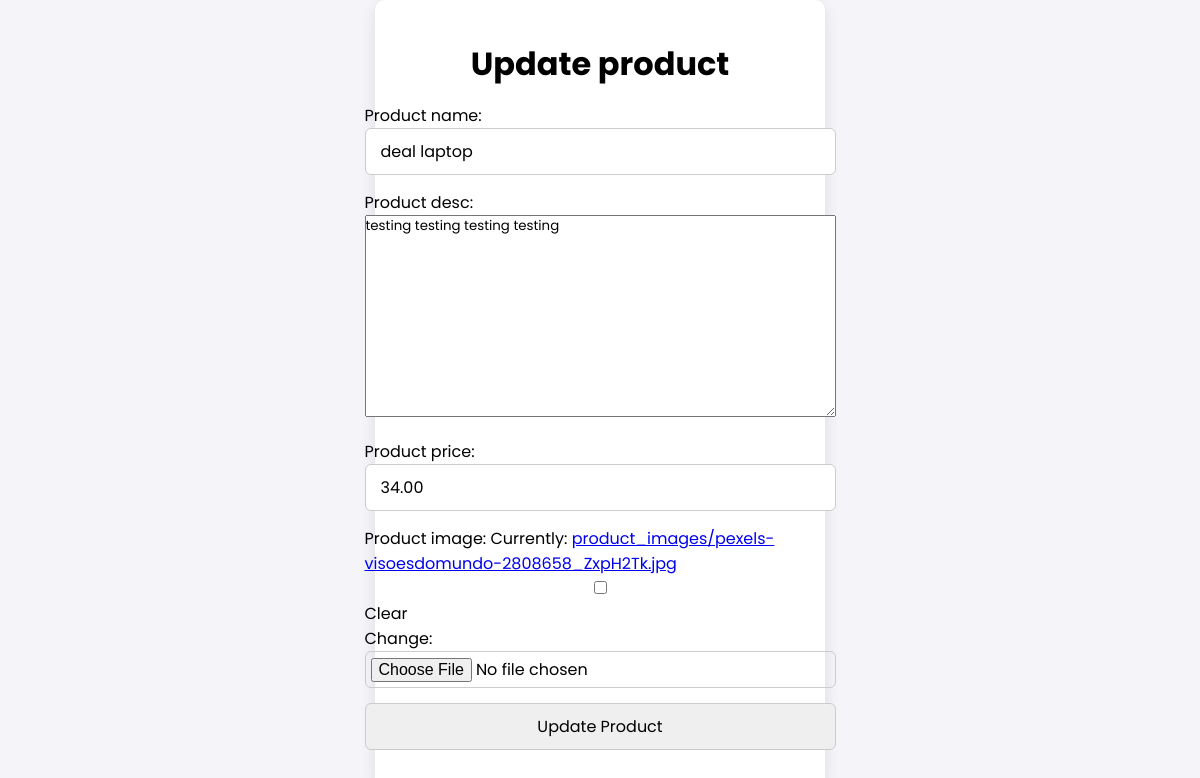
Page /seller/update_product/3/ (signed in) on the committed database.
### seller/models.py (models this page shows)
class Products(models.Model):
    product_name = models.CharField(max_length=500)
    product_desc = models.TextField()
    product_price = models.DecimalField(max_digits=20, decimal_places=2)
    product_image = models.ImageField(upload_to='product_images/',null=True,blank=True,default=None)
    store = models.ForeignKey(Store, on_delete=models.CASCADE, related_name='products')
    stock = models.IntegerField(default=0)
    sales_count = models.IntegerField(default=0)

### seller/views.py (the view)
# urls.py: path("update_product/<int:id>/", views.update_product, name="update_product"),
@login_required
def update_product(request, id):
    product=Products.objects.get(id=id)
    if request.method == 'POST':
        form = ProductsForm(request.POST, request.FILES, instance=product)
        if form.is_valid():
            form.save()
            return redirect('manage_store')
    else:
        form = ProductsForm(instance=product)
    return render(request, 'update_product.html', {'form': form,"product":product})

### seller/forms.py
class ProductsForm(forms.ModelForm):
    class Meta:
        model = Products
        fields = ['product_name', 'product_desc', 'product_price', 'product_image']

### seller/templates/update_product.html (shortened to what this page needs)
<!DOCTYPE html>
<html lang="en">
<head>
    <link rel="stylesheet" href="/static/style/add_new_products.css">
</head>
<body>
    <div class="container">
        <div class="form item-update">
            <div class="form-content">
                <h1>Update product</h1>
                <form method="POST" enctype="multipart/form-data">
                    <div class="field ">
                        {{ form.product_name.label_tag }}
                        {{ form.product_name }}
                    </div>
                    <div class="field ">
                        {{ form.product_desc.label_tag }}
                        {{ form.product_desc }}
                    </div>
                    <div class="field ">
                        {{ form.product_price.label_tag }}
                        {{ form.product_price }}
                    </div>
                    <div class="field ">
                        {{ form.product_image.label_tag }}
                        {{ form.product_image }}
                    </div>
                    <div class="field">
                        <button type="submit">Update Product</button>
                    </div>
                </form>
            </div>
        </div>
    </div>
</body>
</html>

### seller/static/style/add_new_products.css (style rules this page uses)
* { margin: 0; padding: 0; box-sizing: border-box; font-family: 'Poppins', sans-serif; }
body { display: flex; flex-direction: column; background-color: #f4f4f9; }
.container { display: flex; justify-content: center; align-items: center; flex-grow: 1; width: 100%; }
.form { background-color: #fff; padding: 40px 30px; border-radius: 10px; box-shadow: 0 5px 15px rgba(0, 0, 0, 0.1); width: 100%; max-width: 450px; }
.form-content { display: flex; flex-direction: column; justify-content: center; align-items: center; }
.field { margin-top: 15px; width: 100%; }
.field input, .field button { width: 100%; padding: 10px 15px; border-radius: 6px; font-size: 16px; border: 1px solid #ccc; outline: none; transition: border 0.3s ease; }
.field input[type="file"] { padding: 5px; }

### rows in the picture
Products: product_name "deal laptop", product_desc "testing testing testing testing", product_price "34.00"
